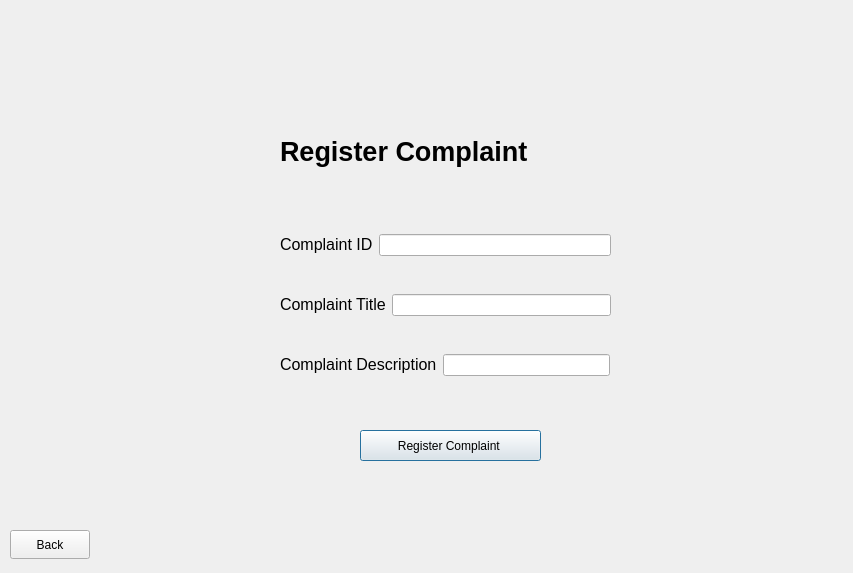
<?xml version="1.0" encoding="UTF-8"?>
<ui version="4.0">
 <class>Register_complaint</class>
 <widget class="QDialog" name="Register_complaint">
  <property name="geometry">
   <rect>
    <x>0</x>
    <y>0</y>
    <width>853</width>
    <height>573</height>
   </rect>
  </property>
  <property name="windowTitle">
   <string>Dialog</string>
  </property>
  <widget class="QPushButton" name="register_complaint_button">
   <property name="geometry">
    <rect>
     <x>360</x>
     <y>430</y>
     <width>181</width>
     <height>31</height>
    </rect>
   </property>
   <property name="text">
    <string>Register Complaint </string>
   </property>
  </widget>
  <widget class="QPushButton" name="back_user_menu_button">
   <property name="geometry">
    <rect>
     <x>10</x>
     <y>530</y>
     <width>80</width>
     <height>29</height>
    </rect>
   </property>
   <property name="text">
    <string>Back</string>
   </property>
  </widget>
  <widget class="QLabel" name="label">
   <property name="geometry">
    <rect>
     <x>280</x>
     <y>130</y>
     <width>296</width>
     <height>44</height>
    </rect>
   </property>
   <property name="text">
    <string>&lt;html&gt;&lt;head/&gt;&lt;body&gt;&lt;p&gt;&lt;span style=&quot; font-size:20pt; font-weight:700;&quot;&gt;Register Complaint&lt;/span&gt;&lt;/p&gt;&lt;/body&gt;&lt;/html&gt;</string>
   </property>
  </widget>
  <widget class="QWidget" name="">
   <property name="geometry">
    <rect>
     <x>280</x>
     <y>230</y>
     <width>331</width>
     <height>30</height>
    </rect>
   </property>
   <layout class="QHBoxLayout" name="horizontalLayout">
    <item>
     <widget class="QLabel" name="label_4">
      <property name="text">
       <string>&lt;html&gt;&lt;head/&gt;&lt;body&gt;&lt;p&gt;&lt;span style=&quot; font-size:12pt;&quot;&gt;Complaint ID&lt;/span&gt;&lt;/p&gt;&lt;/body&gt;&lt;/html&gt;</string>
      </property>
     </widget>
    </item>
    <item>
     <widget class="QLineEdit" name="complaint_id"/>
    </item>
   </layout>
  </widget>
  <widget class="QWidget" name="">
   <property name="geometry">
    <rect>
     <x>280</x>
     <y>290</y>
     <width>331</width>
     <height>30</height>
    </rect>
   </property>
   <layout class="QHBoxLayout" name="horizontalLayout_2">
    <item>
     <widget class="QLabel" name="label_2">
      <property name="text">
       <string>&lt;html&gt;&lt;head/&gt;&lt;body&gt;&lt;p&gt;&lt;span style=&quot; font-size:12pt;&quot;&gt;Complaint Title&lt;/span&gt;&lt;/p&gt;&lt;/body&gt;&lt;/html&gt;</string>
      </property>
     </widget>
    </item>
    <item>
     <widget class="QLineEdit" name="complaint_title"/>
    </item>
   </layout>
  </widget>
  <widget class="QWidget" name="">
   <property name="geometry">
    <rect>
     <x>280</x>
     <y>350</y>
     <width>330</width>
     <height>30</height>
    </rect>
   </property>
   <layout class="QHBoxLayout" name="horizontalLayout_3">
    <item>
     <widget class="QLabel" name="label_3">
      <property name="text">
       <string>&lt;html&gt;&lt;head/&gt;&lt;body&gt;&lt;p&gt;&lt;span style=&quot; font-size:12pt;&quot;&gt;Complaint Description&lt;/span&gt;&lt;/p&gt;&lt;/body&gt;&lt;/html&gt;</string>
      </property>
     </widget>
    </item>
    <item>
     <widget class="QLineEdit" name="complaint_description"/>
    </item>
   </layout>
  </widget>
 </widget>
 <resources/>
 <connections/>
</ui>
